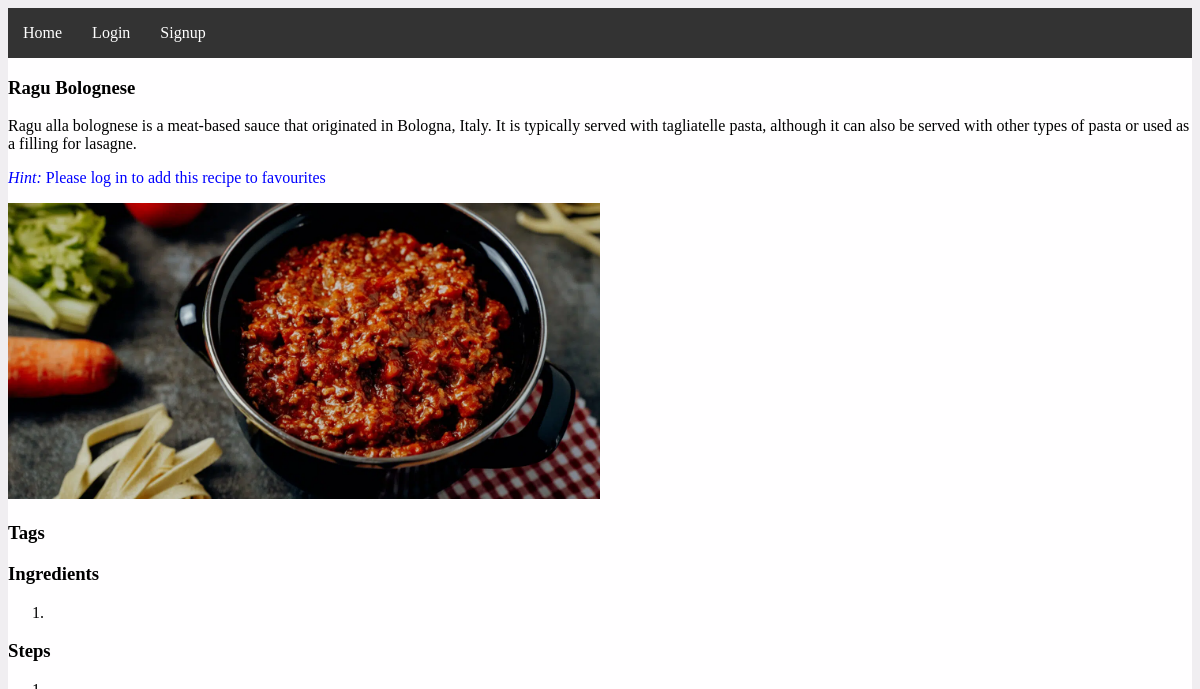
Screenshot of /recipe-details.php?id=1 with the database file from the repository.
### tables this page shows
CREATE TABLE `recipes` (
  `recipe_id` int NOT NULL AUTO_INCREMENT,
  `dishname` varchar(255) NOT NULL,
  `description` varchar(2000) NOT NULL,
  `image` varchar(255) NOT NULL,
  `tag` int NOT NULL,
  `ingredients` varchar(2000) DEFAULT NULL,
  `steps` varchar(2000) DEFAULT NULL,
  PRIMARY KEY (`recipe_id`)
);

### recipe-details.php (the view, shortened to what this page needs)
<?php
include_once("php/db_config.php");
$id = $_GET['id'];
$sql = "SELECT * FROM recipes WHERE recipe_id = $id";
$result = $conn->query($sql);
$row = $result->fetch_assoc();
$dishname = $row['dishname'];
$description = $row['description'];
$ingredients = $row['ingredients'];
$steps = $row['steps'];
$image = $row['image'];
?>
<!DOCTYPE html>
<html lang="en">
<head>
    <link rel="stylesheet" href="css/main.css">
    <link rel="stylesheet" href="css/recipe-details.css">
</head>
<body>
    <?php include_once("php/navbar.php"); ?>
    <h3><?php echo $dishname; ?></h3>
    <p><?php echo $description; ?></p>
    <?php
    if(isset($_SESSION['username'])){
        if(is_saved($conn,$_SESSION['user_id'],$id)){
            echo "<form action='php/remove_favourites.php' method='post'>
            <input type='hidden' name='user_id' value='".$_SESSION['user_id']."'>
            <input type='hidden' name='recipe_id' value='$id'>
            <input type='submit' value='Remove from favourites'>
            </form>";
            echo "<p style='color:blue;'><i>Hint: </i>This recipe is already in your favourites</p>";
        }
        else{
            echo "<form action='php/add_favourites.php' method='post'>
            <input type='hidden' name='user_id' value='".$_SESSION['user_id']."'>
            <input type='hidden' name='recipe_id' value='$id'>
            <input type='submit' value='Add to favourites'>
            </form>";
            if(is_saved($conn,$_SESSION['user_id'],$id)){
                echo "<p style='color:blue;'><i>Hint: </i>This recipe is already in your favourites</p>";
            }
            else {
                echo "<p style='color:blue;'><i>Hint: </i>This recipe is not in your favourites</p>";
            }
        }
    }
    else {
        echo "<p style='color:blue;'><i>Hint: </i>Please log in to add this recipe to favourites</p>";
    }
    ?>
    <img src="<?php echo "images/" . $image; ?>" alt="<?php echo $dishname; ?>">
    <h3>Tags</h3>
    <h3>Ingredients</h3>
    <?php
    $ingredients = substr($ingredients, 1, -1);
    $ingredients_array = explode(',', $ingredients);
    echo "<ol>";
    foreach ($ingredients_array as $ingredient) {
        $ingredient = str_replace(array('{', '}'), '', $ingredient);
        echo "<li>$ingredient</li>";
    }
    echo "</ol>";
    ?>
    <h3>Steps</h3>
    <?php
    $steps = substr($steps, 1, -1);
    $steps_array = explode(',', $steps);
    echo "<ol>";
    foreach ($steps_array as $step) {
        $step = str_replace(array('{', '}'), '', $step);
        echo "<li>$step</li>";
    }
    echo "</ol>";
    ?>
</body>
</html>

### php/navbar.php (shortened to what this page needs)
<?php
$homeLink = 'index.php';
$loggedIn = isset($_SESSION['username']);
echo <<<EOT
    <link rel="stylesheet" href="../css/navbar.css">
    <nav class="navbar">
        <a href="$homeLink" class="nav-link">Home</a>
EOT;
if ($loggedIn) {
    $logoutLink = 'php/logout.php';
    $logoutFunction = 'confirmLogout()';
    echo <<<EOT
        <a href="$logoutLink" class="nav-link" onclick="$logoutFunction">Logout</a>
        <a href="./profile.php" class="nav-link">Profile</a>
        <a href="./favorites.php" class="nav-link">Favorites</a>
        <a href="./my-recipes.php" class="nav-link">My Recipes</a>
EOT;
} else {
    $loginLink = 'login.php';
    $signupLink = 'signup.php';
    echo <<<EOT
        <a href="$loginLink" class="nav-link">Login</a>
        <a href="$signupLink" class="nav-link">Signup</a>
EOT;
}
echo <<<EOT
    </nav>
EOT;
?>

### css/main.css (style rules this page uses)
html { background-color: #F0EEF1; }

### css/recipe-details.css (style rules this page uses)
img { max-width: 50%; }
body { background: #FFFEFF; }

### css/navbar.css (style rules this page uses)
.navbar { display: flex; justify-content: flex-start; background-color: #333; height: 50px; }
.nav-link { display: flex; align-items: center; padding: 0 15px; color: white; text-decoration: none; height: 100%; }

### rows the page displays
recipes: dishname "Ragu Bolognese", description "Ragu alla bolognese is a meat-based sauce that originated in Bologna, Italy. It is typically served with tagliatelle pasta, although it can also be served with other types of pasta or used as a filling for lasagne.", image (picture)
